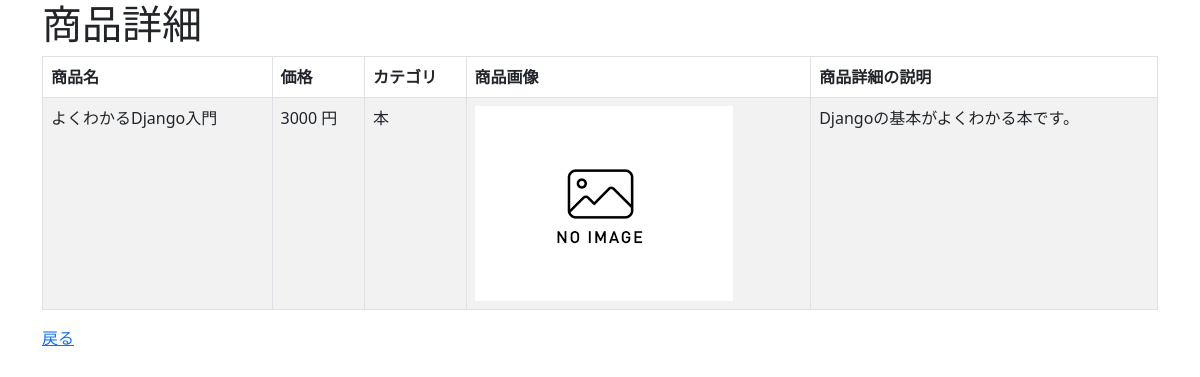
The page /crud/detail/1/ on the database its author committed.
### crud/models.py (models this page shows, shortened)
class Product(models.Model):
    name = models.CharField(max_length=200)
    price = models.PositiveIntegerField()
    category = models.ForeignKey(Category, on_delete=models.CASCADE)
    img = models.ImageField(blank=True, default='noImage.png')
    description = models.TextField(blank=True, null=True)

class Category(models.Model):
    name = models.CharField(max_length=100)
    def __str__(self):
        return self.name

### crud/views.py (the view)
# urls.py: path('crud/detail/<int:pk>/', views.ProductDetailView.as_view(), name="detail"),
class ProductDetailView(DetailView):
    model = Product

### crud/templates/crud/product_detail.html (shortened to what this page needs)
{% extends "base.html" %}
{% block content %}
<h1>商品詳細</h1>
<table class="table table-striped table-hover table-bordered">
   <thead>
       <tr>
           <th>商品名</th>
           <th>価格</th>
           <th>カテゴリ</th>
           <th>商品画像</th>
           <th>商品詳細の説明</th>
       </tr>
   </thead>
   <tr>
       <td>{{ object.name }}</td>
       <td>{{ object.price }} 円</td>
       <td>{{ object.category }}</td>
       <td><img src="{{ object.img.url }}" style="width:100px height:auto;"></td>
       <td>{{ object.description }}</td>
   </tr>
</table>
<a href="{% url 'list' %}">戻る</a>
{% endblock %}

### rows shown on the page
Product: name "よくわかるDjango入門", price "3000", category "本", img (placeholder picture), description "Djangoの基本がよくわかる本です。"
